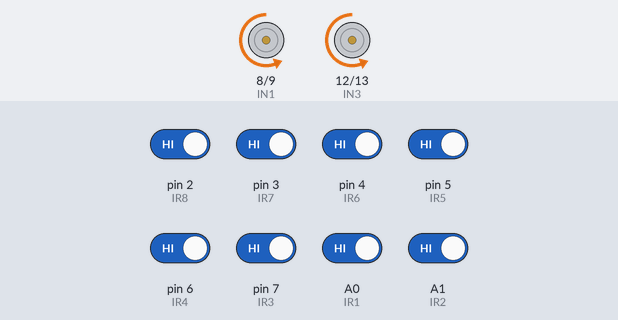
The sketch below on a simulated Arduino Uno, built with avr-gcc and run on an emulated ATmega328P. Shown: motor-driver pin pairs drawn as motors (green arrow = first pin HIGH = forward, orange = second pin HIGH = backward, longer = more drive, scaled by the enable pin). Inputs (shaded band) come from the test bench; at power-on: A0 (IR1), A1 (IR2), pin 2 (IR8), pin 3 (IR7), pin 4 (IR6), pin 5 (IR5), pin 6 (IR4), pin 7 (IR3) HIGH.

Above: at 19.2 s.
19.3 s: pin 2 (IR8) driven LOW
At 20.2 s:
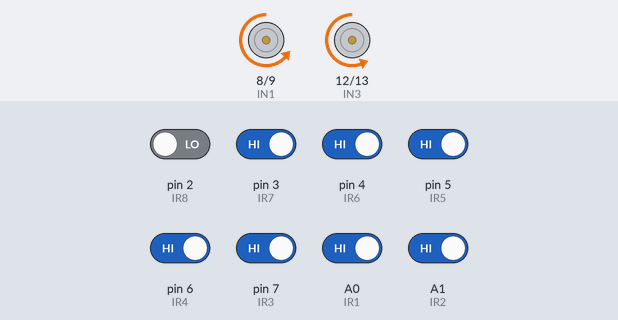
20.8 s: pin 3 (IR7) driven LOW
At 21.3 s:
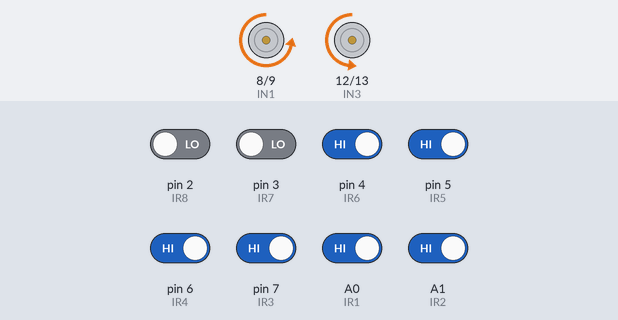
22.3 s: pin 7 (IR3) driven LOW
At 23.5 s:
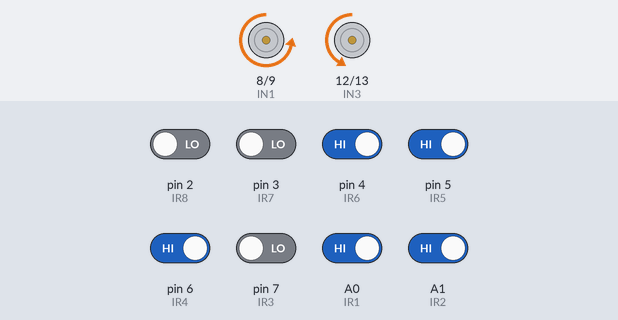
23.8 s: pin 4 (IR6) driven LOW
At 24.8 s:
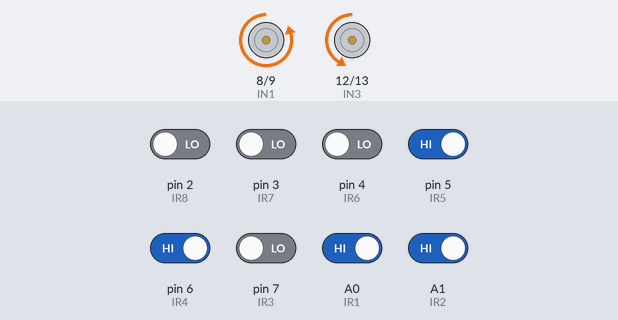
25.3 s: pin 5 (IR5) driven LOW
At 25.9 s:
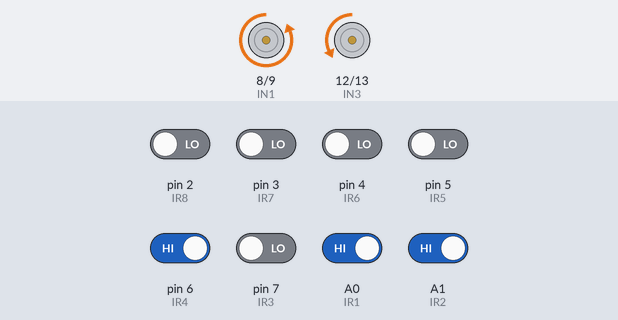
26.8 s: pin 6 (IR4) driven LOW
At 27.1 s:
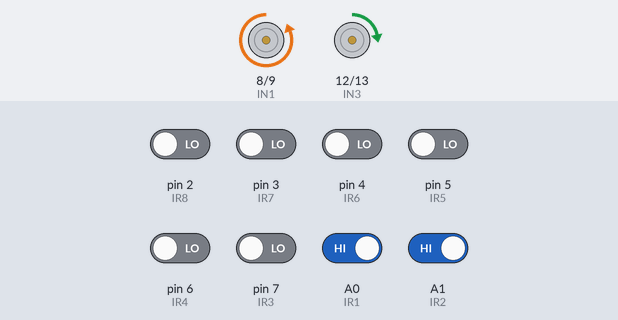
Timing chart, 0 to 29.3 s (numbered marks = the images above; inputs shaded):
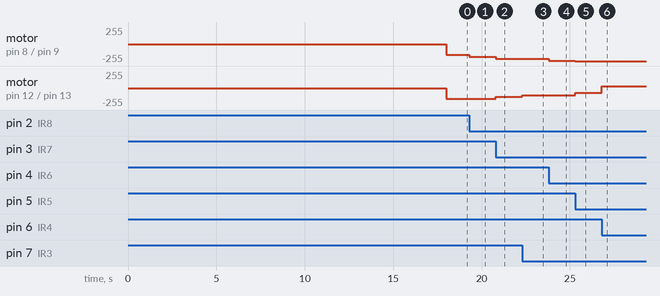

The sketch:

main.ino
```cpp
#include <QTRSensors.h>

QTRSensors qtr;
const uint8_t SensorCount = 8;
uint16_t sensorValues[SensorCount];


float Kp = 0.06;
int Ki = 0;
int Kd = 5;

int P;
int I;
int D;


int lastError = 0;
boolean onoff = false;


const uint8_t maxspeeda = 255;
const uint8_t maxspeedb = 255;
const uint8_t basespeeda = 160;
const uint8_t basespeedb = 160;


int IR1 = A0;
int IR2 = A1;
int IR3 = 7;
int IR4 = 6;
int IR5 = 5;
int IR6 = 4;
int IR7 = 3;
int IR8 = 2;
int IN1 = 8;
int IN2 = 9;
int IN3 = 12;
int IN4 = 13;
int ENA = 10;
int ENB = 11;


void setup() {
  pinMode(IR1, INPUT);
  pinMode(IR2, INPUT);
  pinMode(IR3, INPUT);
  pinMode(IR4, INPUT);
  pinMode(IR5, INPUT);
  pinMode(IR6, INPUT);
  pinMode(IR7, INPUT);
  pinMode(IR8, INPUT);
  pinMode(IN1, OUTPUT);
  pinMode(IN2, OUTPUT);
  pinMode(IN3, OUTPUT);
  pinMode(IN4, OUTPUT);
  pinMode(ENA, OUTPUT);
  pinMode(ENB, OUTPUT);

  // put your setup code here, to run once:
  Serial.begin(9600);

  qtr.setTypeRC();
  qtr.setSensorPins((const uint8_t[]){A0, A1 ,7, 6, 5, 4, 3, 2}, SensorCount);

  delay(5000);
  calibration();

}

void loop() {
  PID_control();
  // put your main code here, to run repeatedly:

}

void calibration() {
  digitalWrite(LED_BUILTIN, HIGH);
  for (uint16_t i = 0; i < 400; i++)
  {
    qtr.calibrate();
  }
  digitalWrite(LED_BUILTIN, LOW);
  delay(3000);
}


void forward_brake(int speedA, int speedB) {

  if (speedA < 0) {
    speedA  = 0 - speedA;
    digitalWrite(IN1, HIGH);
    digitalWrite(IN2, LOW);
  }
  else {
    digitalWrite(IN1, LOW);
    digitalWrite(IN2, HIGH);
  }
  if (speedB < 0) {
    speedB = 0 - speedB;
    digitalWrite(IN3, HIGH);
    digitalWrite(IN4, LOW);
  }
  else {
    digitalWrite(IN3, LOW);
    digitalWrite(IN4, HIGH);
  }
  analogWrite(ENA, speedA);
  analogWrite(ENB, speedB);
}

void PID_control() {

  uint16_t position = qtr.readLineBlack(sensorValues); //read the current position
  int error = 3500 - position; //3500 is the ideal position (the centre)
  int da = 1;
  int db = 1;

  P = error;
  I = I + error;
  D = error - lastError;
  lastError = error;

  int P_value = P*Kp;
  int I_value = I*Ki;
  int D_value = D*Kd;
  int motorspeed = P*Kp + I*Ki + D*Kd; //calculate the correction

  int motorspeeda = basespeeda + motorspeed;
  int motorspeedb = basespeedb -motorspeed;


//  String plus = " + ";
//  String PID_calculation = P_value  + plus +  I_value + plus + D_value;

//  Serial.println(PID_calculation);

  if (motorspeeda > maxspeeda) {
    motorspeeda = maxspeeda;
  }
  if (motorspeedb > maxspeedb) {
    motorspeedb = maxspeedb;
  }
  if  (motorspeeda < -255) {
    motorspeeda = -255;
  }

  if  (motorspeedb < -255) {
    motorspeedb = -255;
  }
  forward_brake(motorspeeda, motorspeedb);
}
```

Measured:
- after the input at 19.3 s, motor on pin 8 (IN1) / pin 9 (IN2): backward 160/255 → backward 190/255 at once
- after the input at 20.8 s, motor on pin 8 (IN1) / pin 9 (IN2): backward 190/255 → backward 220/255 at once; motor on pin 12 (IN3) / pin 13 (IN4): backward 160/255 → backward 130/255 at once
- after the input at 22.3 s, motor on pin 12 (IN3) / pin 13 (IN4): backward 130/255 → backward 106/255 at once
- after the input at 23.8 s, motor on pin 8 (IN1) / pin 9 (IN2): backward 220/255 → backward 250/255 at once
- after the input at 25.3 s, motor on pin 8 (IN1) / pin 9 (IN2): backward 250/255 → backward 255/255 at once; motor on pin 12 (IN3) / pin 13 (IN4): backward 106/255 → backward 70/255 at once
- after the input at 26.8 s, motor on pin 12 (IN3) / pin 13 (IN4): backward 70/255 → forward 30/255 at once
